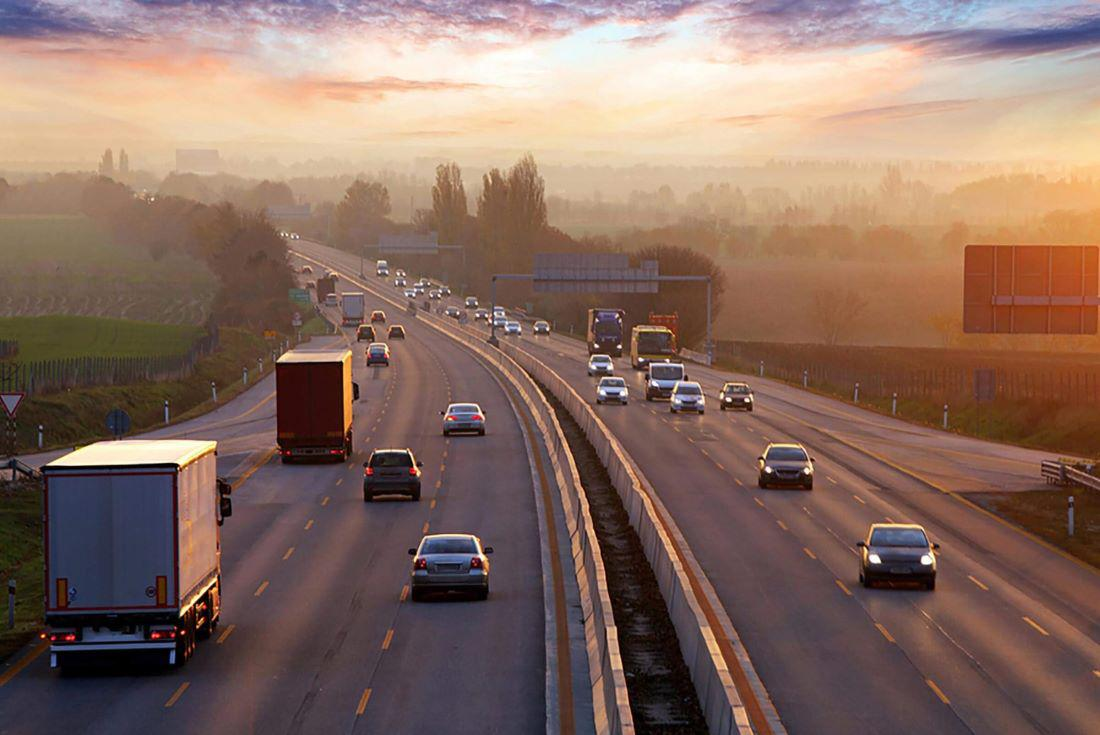
#> input picture opencv/road_image.jpg, 1100 x 735 px
$ jupyter execute main.ipynb   (text cells are left out)
#> lines starting #> are read from the running program, lines starting #| are printed output that depends on the picture; after the words box and inside, x2 and y2 are one past the last pixel; in counts of white or black regions, pixels touching at a corner belong together
[cell 1]
import cv2

image = cv2.imread('road_image.jpg')
#> image is the input picture: shape (735, 1100, 3); mean B, G, R 98.3, 109.4, 136.2

rotated = cv2.flip(image,-1)
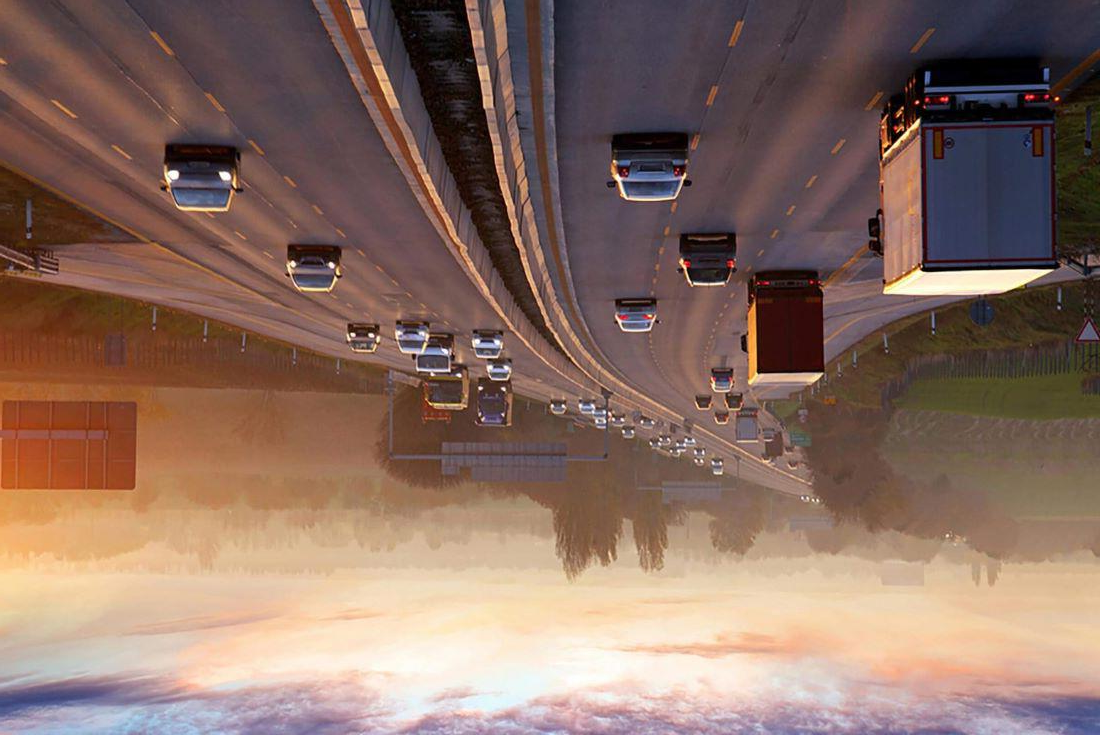
#> rotated: shape (735, 1100, 3); mean B, G, R 98.3, 109.4, 136.2

cv2.imshow("Original Image", image)
cv2.imshow("Roated Image", rotated)

cv2.waitKey(0)
cv2.destroyAllWindows()

[cell 2]
image = cv2.imread('road_image.jpg')

cv2.line(image, (50,100), (50,100), (255,0,0), 3)
#> image: shape (735, 1100, 3); under 0.01% of pixels changed, all inside (x1, y1, x2, y2) = (48, 98, 53, 103)

cv2.imshow("Image", image)

cv2.waitKey(0)
cv2.destroyAllWindows()

[cell 3]
image = cv2.imread('road_image.jpg')
cv2.circle(image,(500,100), 30, (255,0,0), -1)
cv2.imshow("Image", image)

cv2.waitKey(0)
cv2.destroyAllWindows()

[cell 4]
image = cv2.imread('road_image.jpg')
cv2.rectangle(image,(10,50),(50,300),(0,0,0), -1)

cv2.imshow("Image", image)

cv2.waitKey(0)
cv2.destroyAllWindows()

[cell 5]
image = cv2.imread('road_image.jpg')

cv2.putText(image,"i am sohan", (100,300), cv2.FONT_HERSHEY_COMPLEX, 3.0, (255,0,0), 3)
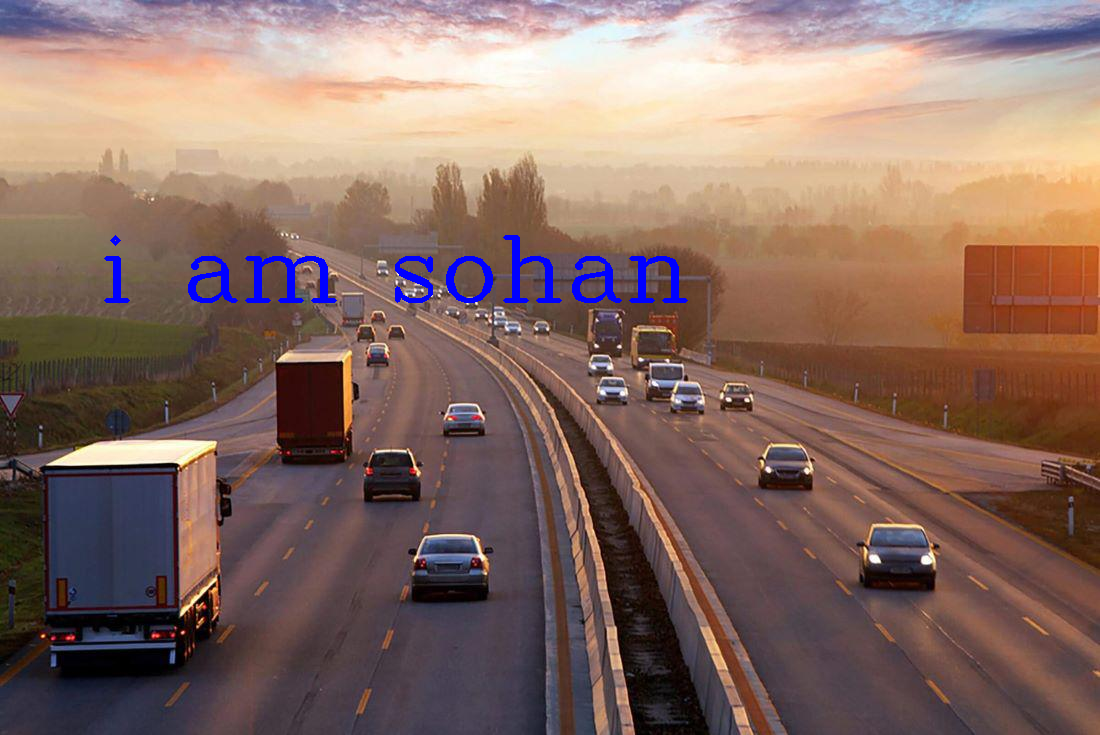
#> image: shape (735, 1100, 3); mean B, G, R 100.1, 108.6, 135.1

cv2.imshow("Image", image)

cv2.waitKey(0)
cv2.destroyAllWindows()

[cell 6]
cam = cv2.VideoCapture(0)
while True:
    ret, frame = cam.read()
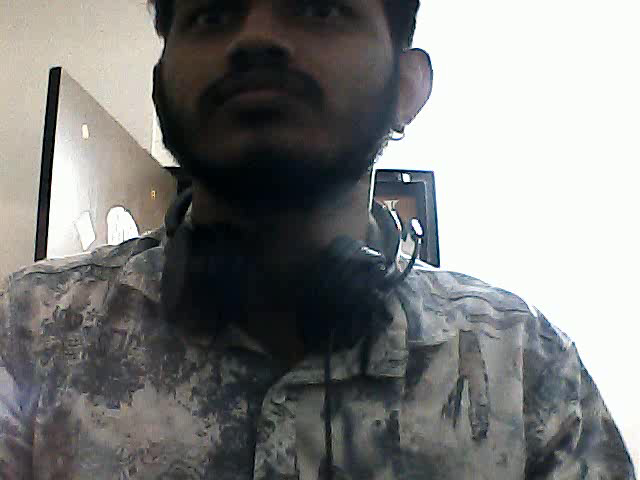
#> input picture frame 0 of opencv/self_video.avi, 640 x 480 px, given in place of the camera
#> frame is the input picture: shape (480, 640, 3); mean B, G, R 126.1, 127.1, 126.4

    if not ret:
        break

    cv2.imshow("My came",frame)

    if cv2.waitKey(1) & 0xFF == ord("w"):
#> (key Esc is pressed here)
        break

cam.release()
cv2.destroyAllWindows()
